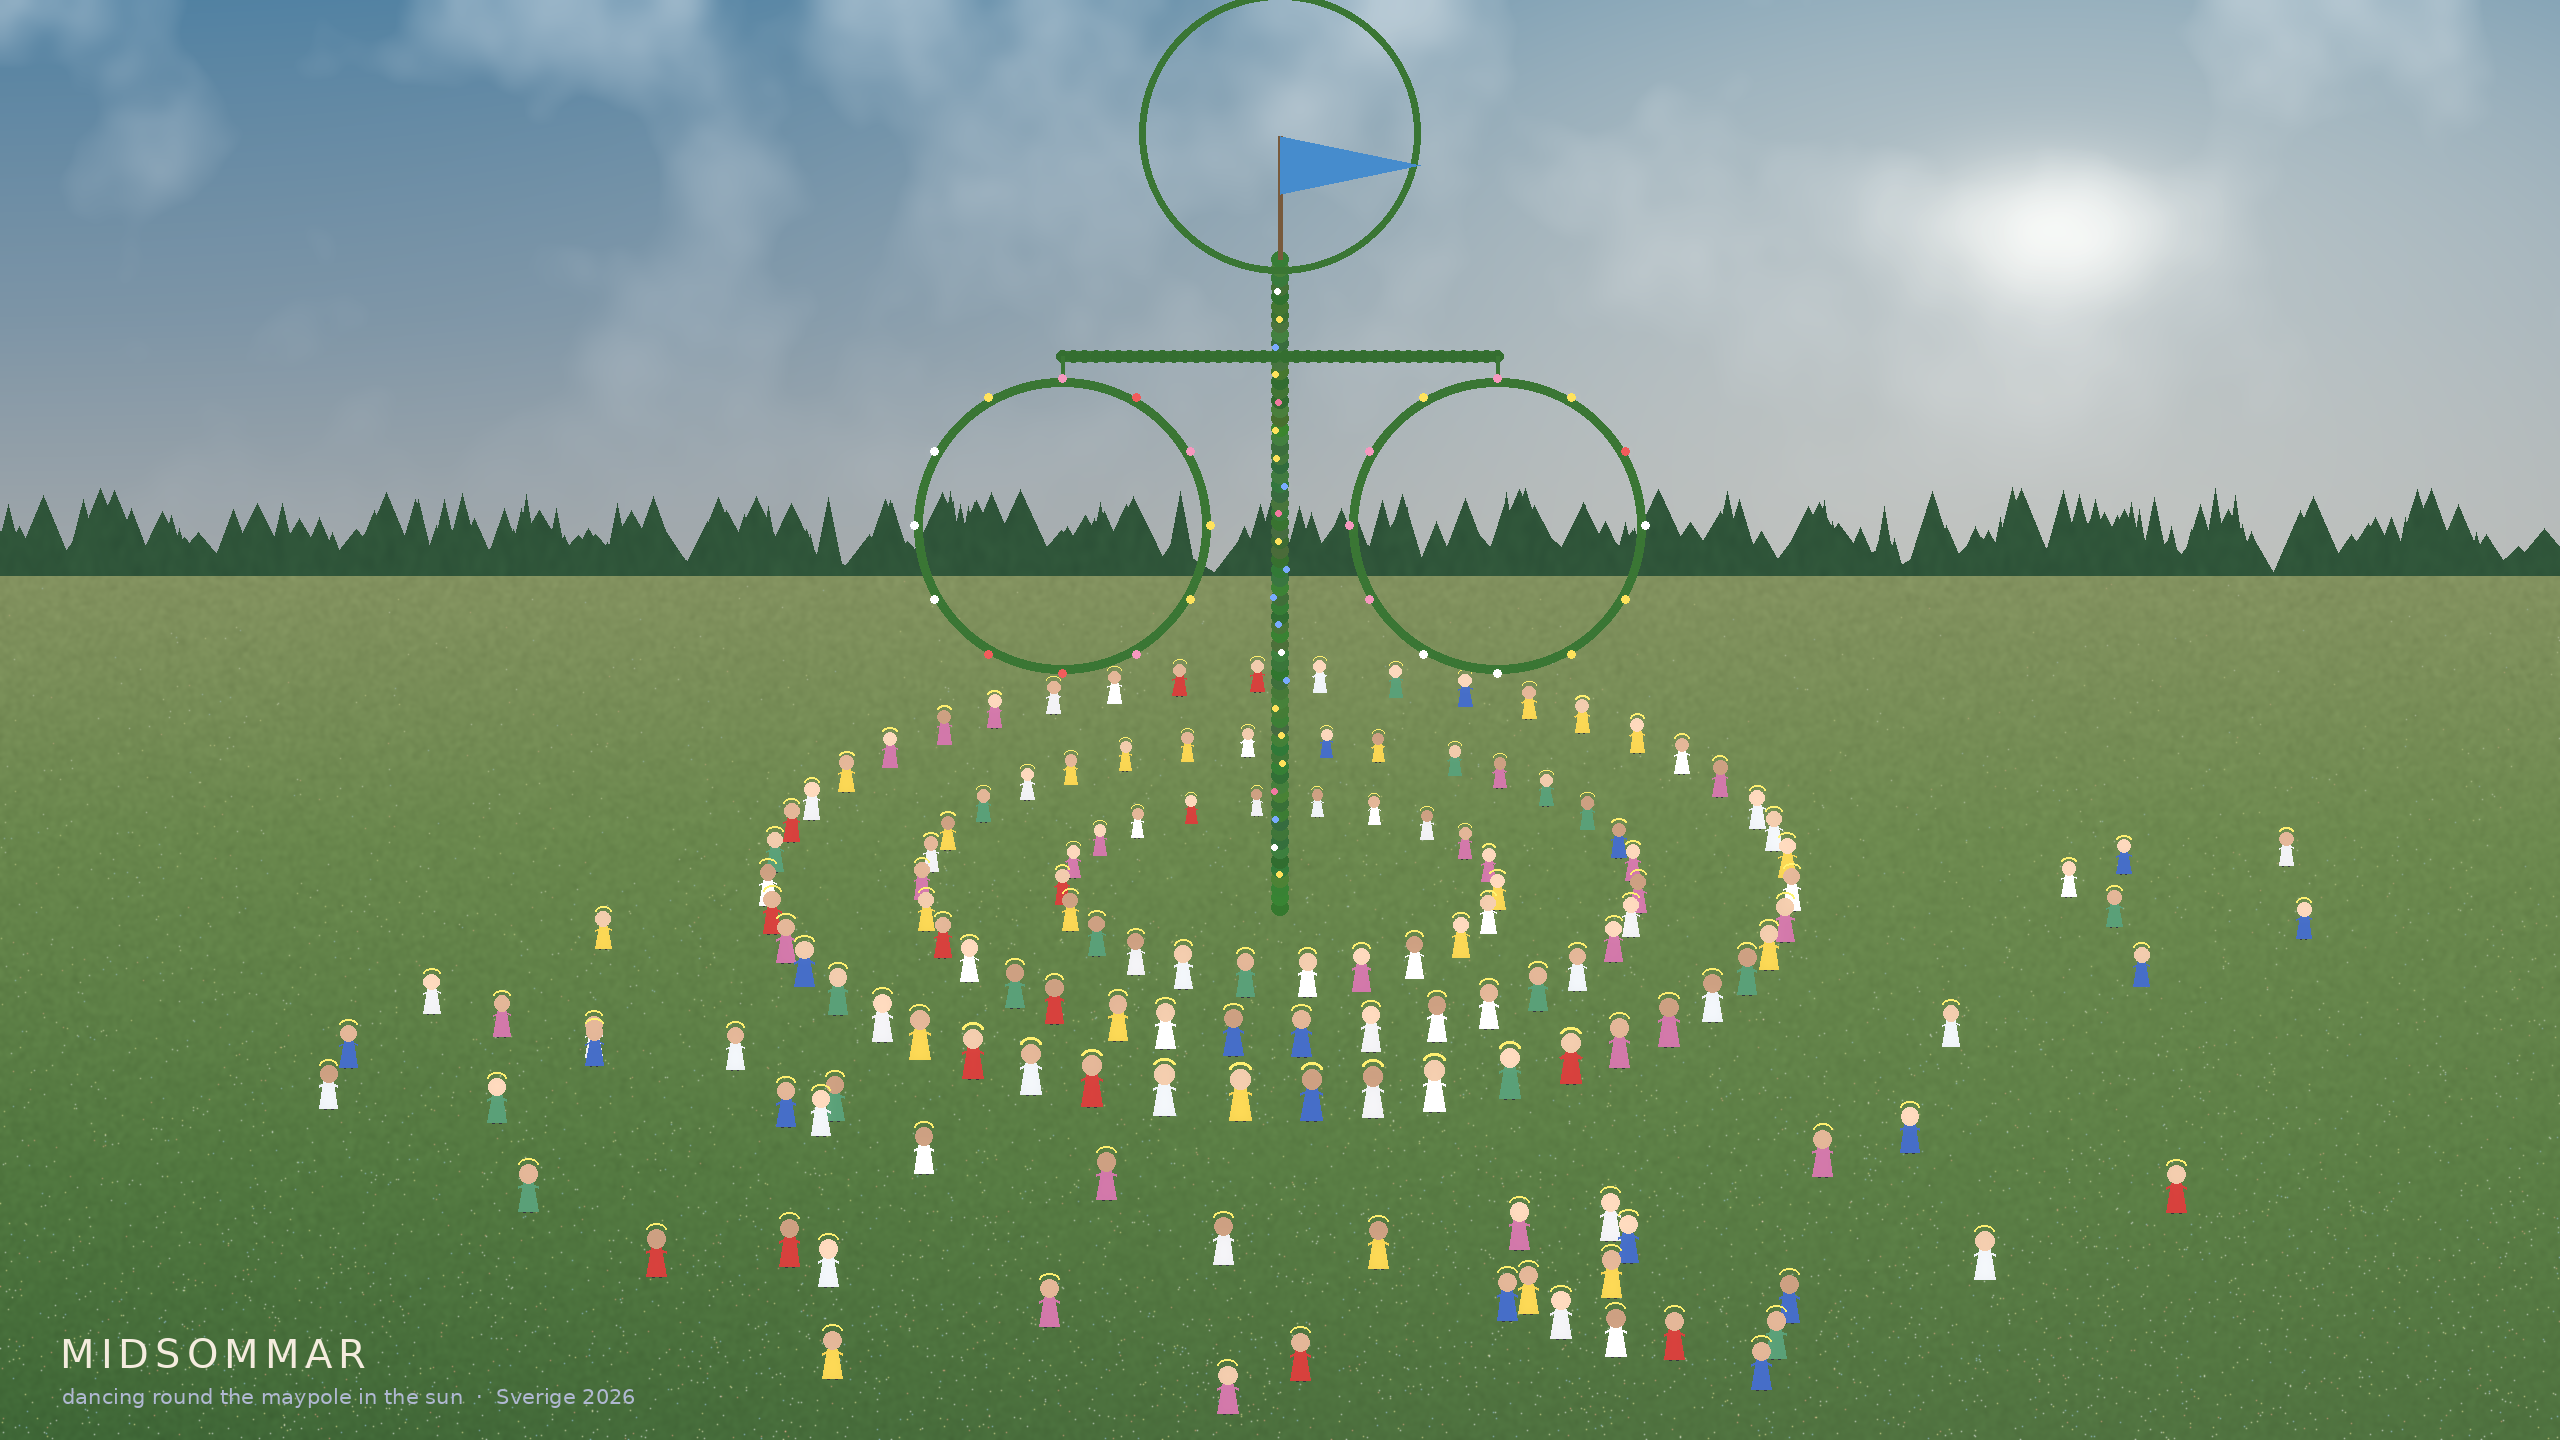

The Python source for this figure:
"""Midsommar — the celebration in the sun: the leaf-wreathed maypole
(midsommarstang) in a flowering meadow, with rings of people dancing around it,
hand in hand, under a bright Swedish summer sky.
"""
import sys, numpy as np
from PIL import ImageDraw
from scipy.ndimage import gaussian_filter
import vista as V

W = int(sys.argv[1]) if len(sys.argv)>1 else 2560
H = int(sys.argv[2]) if len(sys.argv)>2 else 1440
seed = int(sys.argv[3]) if len(sys.argv)>3 else 6
outp = sys.argv[4] if len(sys.argv)>4 else "midsommar.png"
rng = np.random.default_rng(seed)
yy, xx, ny, nx = V.grid(H, W)
img = np.zeros((H, W, 3))
hor = 0.40                                   # horizon

# ---------------- sky ----------------
sky = V.lerp_color(np.clip(ny/hor,0,1), [
    (0.00, ( 78,148,214)),    # summer blue
    (0.55, (140,184,224)),
    (1.00, (214,228,234)),    # pale at horizon
])
img[ny<hor] = sky[ny<hor]
# sun high-right
sx, sy = 0.80*W, 0.16*H
img += np.exp(-(((xx-sx)/(0.34*W))**2+((yy-sy)/(0.34*H))**2))[...,None]*np.array([1.0,0.92,0.7])*0.55*(ny<hor)[...,None]
img += np.exp(-(((xx-sx)/(0.045*W))**2+((yy-sy)/(0.045*H))**2))[...,None]*np.array([1.0,0.98,0.9])*1.0
# soft clouds
cl = V.fbm((H,W), 70, 4, seed+2)
clm = np.clip((cl-0.55)/0.3,0,1)*np.clip((hor-ny)/hor,0,1)
img += (clm*0.7)[...,None]*np.array([1.0,1.0,1.0])

# ---------------- distant treeline ----------------
base = hor
top = np.full(W, base)
xc = np.arange(W)
for _ in range(420):
    c = rng.integers(-20,W+20); h=(0.012+0.05*rng.random()**1.7); wd=(0.004+0.012*rng.random())*W
    top = np.minimum(top, base - h*np.clip(1-np.abs(xc-c)/wd,0,1))
tmask = (ny>=top[None,:]) & (ny<hor+0.012)
treecol = V.lerp_color(0.5+0.5*V.vnoise((H,W),(5,3),seed+3), [(0,(28,60,40)),(1,(46,92,56))])
img[tmask] = treecol[tmask]

# ---------------- meadow ----------------
fmask = ny>=hor
ft = np.clip((ny-hor)/(1-hor),0,1)
field = V.lerp_color(ft, [
    (0.00, (150,178, 96)),    # sunlit far grass (warm green-gold)
    (0.30, (108,156, 72)),
    (0.70, ( 74,128, 56)),
    (1.00, ( 52,102, 46)),    # deep foreground green
])
grain = 0.88 + 0.24*V.vnoise((H,W),(2,2),seed+4)
field *= grain[...,None]
# sunlight warm wash across the field
field += (np.exp(-((xx-sx)/(0.6*W))**2)*ft)[...,None]*np.array([1.0,0.9,0.5])*0.10
img = np.where(fmask[...,None], field, img)

# wildflowers: white/yellow/blue/red dabs, denser & bigger in foreground
fl = np.zeros((H,W,3))
nfl = 9000
fy = hor + (1-hor)*rng.random(nfl)**0.7
fyr = (fy*H).astype(int)
fxr = rng.integers(0,W,nfl)
depth = np.clip((fy-hor)/(1-hor),0,1)
palette = np.array([(255,255,255),(255,236,120),(120,170,255),(240,90,90),(255,255,255),(255,250,180)])/255
for i in range(nfl):
    if rng.random() > (0.25+0.75*depth[i]):    # fewer far away
        continue
    yiv,xiv = fyr[i],fxr[i]
    if 0<=yiv<H and 0<=xiv<W:
        fl[yiv,xiv] += palette[rng.integers(0,len(palette))]*(0.5+0.7*depth[i])
fl = gaussian_filter(fl,(0.6,0.6,0))
img += fl*fmask[...,None]

# ---------------- tone-map background, then draw figures in PIL ----------------
bg = V.tonemap(img, k=1.16, gamma=0.95)
pim = V.to_pil(bg)
draw = ImageDraw.Draw(pim, "RGBA")
S = H/1440.0

px, pbase = 0.5*W, 0.63*H          # maypole base (planted in the ring centre)
def lerp(a,b,t): return a+(b-a)*t

# ---- people: concentric dancing rings (ellipses) + outer crowd ----
skin = [(238,200,170),(225,180,150),(248,212,185),(205,160,130)]
clothes = [(238,238,242),(214,64,60),(70,110,200),(245,210,80),(236,240,245),
           (210,120,170),(90,160,120),(250,250,252)]
figs = []   # (yfeet, x, h, body, skinc, ang)
def add_ring(r_frac, squash, n, hbase, jitter):
    R = r_frac*W
    for k in range(n):
        ang = 2*np.pi*k/n + rng.random()*jitter
        fx = px + R*np.cos(ang)
        fy = pbase + R*squash*np.sin(ang)
        d = 0.5+0.5*np.sin(ang)                 # nearer (front, sin>0) bigger
        h = hbase*(0.8+0.5*d)*S
        figs.append([fy, fx, h, clothes[rng.integers(0,len(clothes))],
                     skin[rng.integers(0,len(skin))], ang])
add_ring(0.085, 0.42, 22, 34, 0.05)
add_ring(0.140, 0.42, 34, 36, 0.05)
add_ring(0.200, 0.42, 46, 40, 0.04)
# scattered onlookers further out
for _ in range(90):
    ang = rng.random()*2*np.pi
    R = (0.24+0.22*rng.random())*W
    fx = px + R*np.cos(ang); fy = pbase + R*(0.42)*np.sin(ang) + (rng.random()-0.2)*0.05*H
    if fy < pbase-0.05*H: continue
    d = np.clip((fy-(pbase-0.1*H))/(0.3*H),0,1)
    figs.append([fy, fx, (30+18*d)*S, clothes[rng.integers(0,len(clothes))],
                 skin[rng.integers(0,len(skin))], ang])

def draw_person(x, y, h, body, sk):
    hw = h*0.19                                  # head radius
    bw = h*0.42                                  # shoulder width
    lw = max(1,int(h*0.07))
    neck = y-h*0.62                              # shoulder height
    # legs
    draw.line([(x-bw*0.18,y),(x-bw*0.16,neck)], fill=(54,52,64,255), width=lw)
    draw.line([(x+bw*0.18,y),(x+bw*0.16,neck)], fill=(54,52,64,255), width=lw)
    # linked arms: short outstretched stubs to the neighbours' hands
    draw.line([(x-bw*0.5,neck+h*0.10),(x-bw*0.10,neck+h*0.02)], fill=body+(255,), width=lw)
    draw.line([(x+bw*0.5,neck+h*0.10),(x+bw*0.10,neck+h*0.02)], fill=body+(255,), width=lw)
    # body (summer dress / shirt): trapezoid widening to the hem
    draw.polygon([(x-bw*0.26,neck),(x+bw*0.26,neck),
                  (x+bw*0.5,y-h*0.02),(x-bw*0.5,y-h*0.02)], fill=body+(255,))
    draw.ellipse([x-bw*0.26,neck-h*0.05,x+bw*0.26,neck+h*0.05], fill=body+(255,))
    # head
    draw.ellipse([x-hw,y-h, x+hw,y-h+2*hw], fill=sk+(255,))
    # flower crown
    draw.arc([x-hw*1.1,y-h-hw*0.7,x+hw*1.1,y-h+hw*0.7],180,360,
             fill=(255,238,110,255), width=max(1,int(h*0.06)))

# draw order: far (small y) first; insert maypole at its base depth
figs.sort(key=lambda f: f[0])

def draw_maypole():
    Hp = 0.45*H
    ytop = pbase - Hp
    w_pole = max(5,int(13*S))
    green = (58,118,52,255)
    # pole (birch-leaf-wrapped): a column of green dabs
    draw.line([(px,pbase),(px,ytop)], fill=green, width=w_pole)
    for t in np.linspace(0,1,70):
        yy_ = lerp(pbase,ytop,t); r = w_pole*0.62
        c = (48+rng.integers(0,30),104+rng.integers(0,30),46+rng.integers(0,20),255)
        draw.ellipse([px-r,yy_-r,px+r,yy_+r], fill=c)
    # crossbar
    ycb = ytop + Hp*0.15
    Wc = 0.17*W
    draw.line([(px-Wc/2,ycb),(px+Wc/2,ycb)], fill=green, width=max(4,int(11*S)))
    for t in np.linspace(0,1,40):
        xx_=lerp(px-Wc/2,px+Wc/2,t); r=w_pole*0.45
        draw.ellipse([xx_-r,ycb-r,xx_+r,ycb+r],fill=(52,110,48,255))
    # two hanging wreaths (the signature hoops)
    rR = Wc*0.34
    for sgnx in (-1,1):
        cxr = px+sgnx*Wc/2; cyr = ycb+rR+0.015*H
        draw.line([(cxr,ycb),(cxr,cyr-rR)],fill=green,width=max(2,int(4*S)))
        draw.ellipse([cxr-rR,cyr-rR,cxr+rR,cyr+rR], outline=green, width=max(4,int(9*S)))
        for a in np.linspace(0,2*np.pi,12,endpoint=False):
            fxw=cxr+rR*np.cos(a); fyw=cyr+rR*np.sin(a)
            col=[(255,255,255),(255,225,90),(240,90,90),(245,150,190)][rng.integers(0,4)]
            rr=max(1,int(4.2*S)); draw.ellipse([fxw-rr,fyw-rr,fxw+rr,fyw+rr],fill=col+(255,))
    # top wreath + Swedish pennant (blue/yellow)
    tR=rR*0.95
    draw.ellipse([px-tR,ytop-tR*1.9,px+tR,ytop-tR*1.9+2*tR],outline=green,width=max(3,int(7*S)))
    draw.line([(px,ytop),(px,ytop-0.085*H)],fill=(120,90,60,255),width=max(2,int(5*S)))
    draw.polygon([(px,ytop-0.085*H),(px,ytop-0.045*H),(px+0.055*W,ytop-0.065*H)],fill=(70,140,205,255))
    # flowers up the pole
    for t in np.linspace(0.05,0.95,22):
        yy_=lerp(pbase,ytop,t); off=(rng.random()-0.5)*w_pole*1.1
        col=[(255,255,255),(255,225,90),(240,120,160),(120,170,255)][rng.integers(0,4)]
        rr=max(1,int(3.4*S)); draw.ellipse([px+off-rr,yy_-rr,px+off+rr,yy_+rr],fill=col+(255,))

pole_drawn=False
for f in figs:
    if (not pole_drawn) and f[0] >= pbase:
        draw_maypole(); pole_drawn=True
    draw_person(f[1],f[0],f[2],f[3],f[4])
if not pole_drawn: draw_maypole()

# gentle warm glow overlay (sunny day)
arr = np.asarray(pim).astype(np.float64)/255
glow = gaussian_filter(np.clip(arr.max(axis=2)-0.8,0,1), 6)
arr += glow[...,None]*np.array([1.0,0.95,0.8])*0.25
arr = np.clip(arr,0,1)
pim = V.to_pil(arr)
V.caption(pim, H, "MIDSOMMAR", "dancing round the maypole in the sun  ·  Sverige 2026")
pim.save(outp); print("saved", outp, pim.size)
